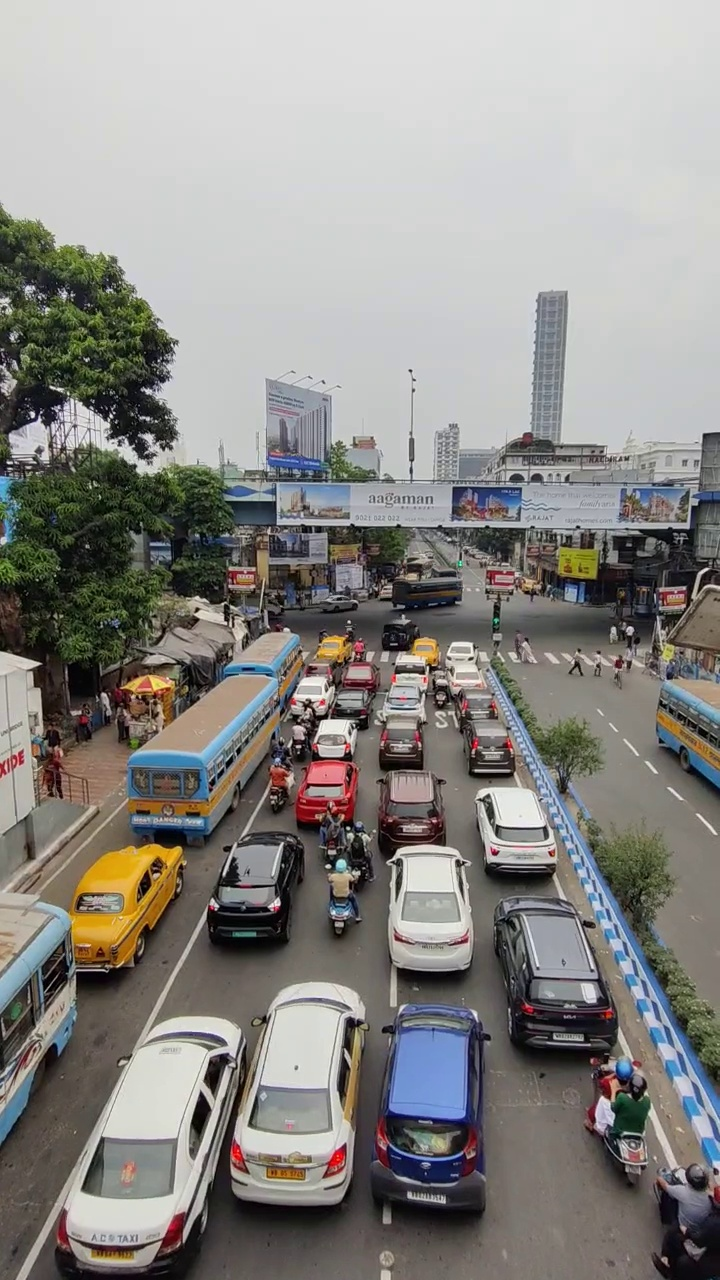
#> input picture datasets/helmet_dataset/images/train/traffic_frame_0015.jpg, 720 x 1280 px
$ python -i enhancement.py   (imports and definitions only)
#> lines starting #> are read from the running program, lines starting #| are printed output that depends on the picture
#> further down, picture is the input picture: shape (1280, 720, 3); mean B, G, R 133.4, 137, 139
"""
================================================================================
ROAD SENSE AI - ADAPTIVE NIGHT & LOW-LIGHT VISION ENHANCEMENT
MODULE: LOW-LIGHT CONTRAST ENHANCEMENT & GLARE MITIGATION
================================================================================

This module provides adaptive image preprocessing for CCTV footage captured
under low-light, nighttime, shadow, and heavy glare conditions.

MATHEMATICAL & COMPUTER VISION PRINCIPLES:
1. LIGHTING ASSESSMENT:
   - Evaluates mean luminance (L-channel in CIELAB) and RMS contrast.
   - Categorizes lighting: "DAYLIGHT", "LOW_LIGHT", "NIGHT", "HIGH_GLARE".

2. ADAPTIVE LAB-SPACE CLAHE:
   - Converts BGR -> CIELAB color space, isolating luminance L* from chromaticity (a*, b*).
   - Applies Contrast Limited Adaptive Histogram Equalization (CLAHE) to L* channel:
     * clipLimit = 2.5 (prevents noise amplification in dark regions).
     * tileGridSize = (8, 8) (local contextual contrast enhancement).
   - Reconstructs BGR with preserved color balance and boosted vehicle silhouette edge gradients.

3. NON-LINEAR GAMMA CORRECTION:
   - For severe nighttime scenes (L < 40): applies power-law lookup table transformation:
     I_out = 255 * (I_in / 255)^gamma, with gamma = 0.70.

4. ZERO DAYTIME DISTORTION:
   - Daytime frames (mean luminance >= 65) bypass enhancement with zero alteration.
================================================================================
"""

import cv2
import numpy as np
from typing import Dict, Tuple, Any, Optional


# Thresholds for lighting classification
LOW_LIGHT_THRESHOLD = 65.0    # Mean L* channel below this triggers enhancement
NIGHT_THRESHOLD = 40.0        # Deep night condition triggers CLAHE + Gamma
GLARE_STD_THRESHOLD = 75.0    # High variance indicative of extreme point-source headlamp glare


# [41 lines left out: function analyze_lighting_conditions, not called in this run]


def enhance_low_light_clahe(
    frame: np.ndarray,
    clip_limit: float = 2.5,
    tile_grid_size: Tuple[int, int] = (8, 8)
) -> np.ndarray:
    """
    Applies CLAHE on the luminance channel in CIELAB space.
    Enhances dark vehicle silhouettes without shifting colors.
    """
#> called with clip_limit = 2.5, tile_grid_size = (8, 8)
    lab = cv2.cvtColor(frame, cv2.COLOR_BGR2LAB)
#> lab: shape (1280, 720, 3); mean of channels 0, 1, 2 143, 128.5, 130.4
    l_channel, a_channel, b_channel = cv2.split(lab)
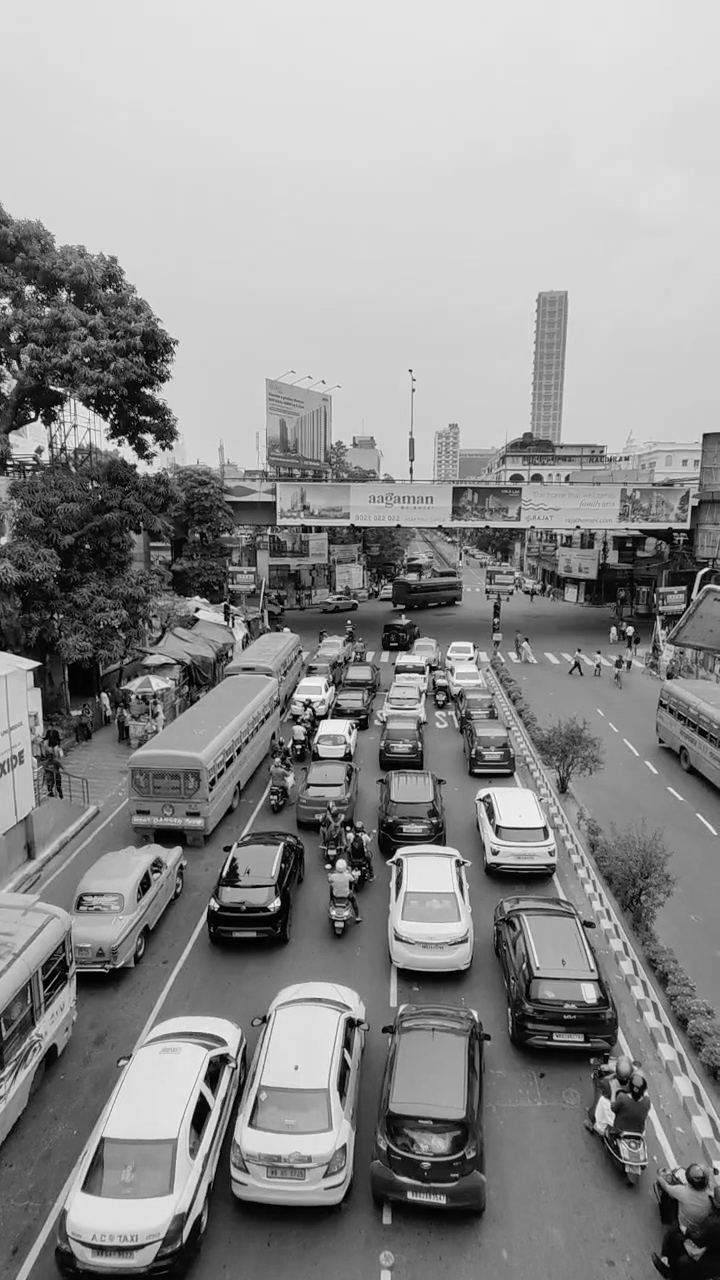
#> l_channel: shape (1280, 720); min 0, max 255, mean 143
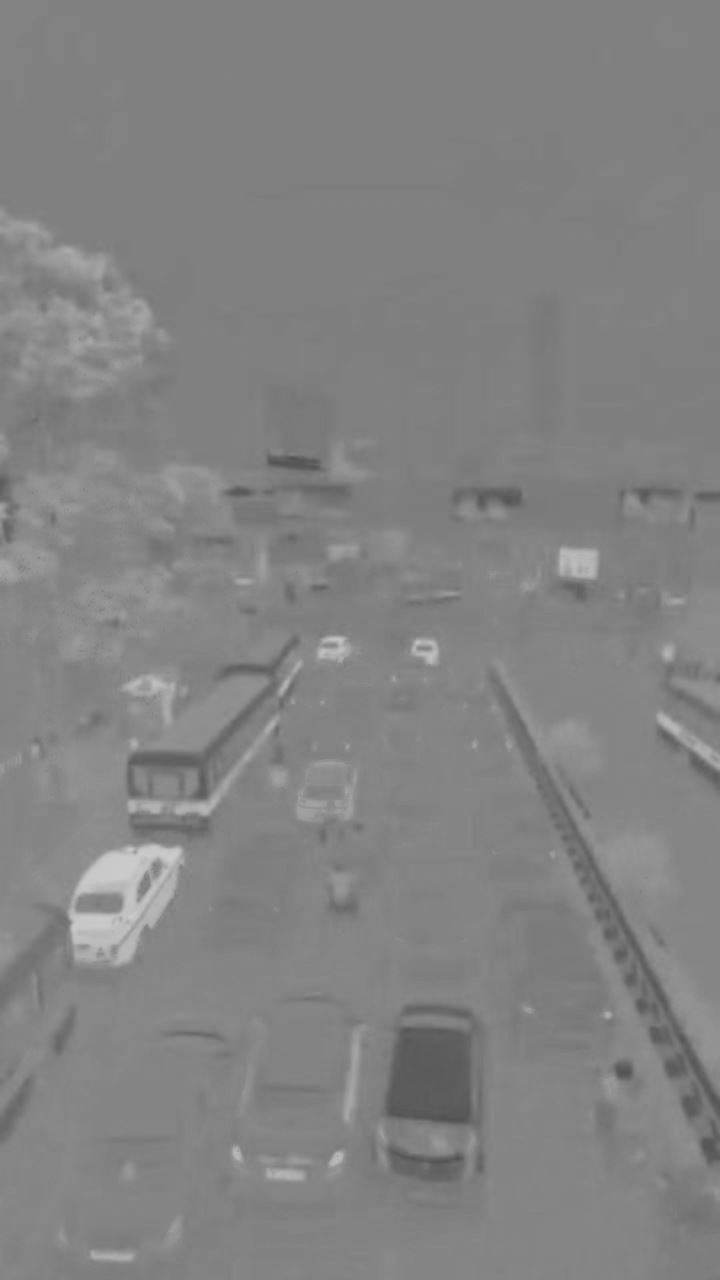
#> b_channel: shape (1280, 720); min 81, max 204, mean 130.4

    clahe = cv2.createCLAHE(clipLimit=clip_limit, tileGridSize=tile_grid_size)
    l_enhanced = clahe.apply(l_channel)
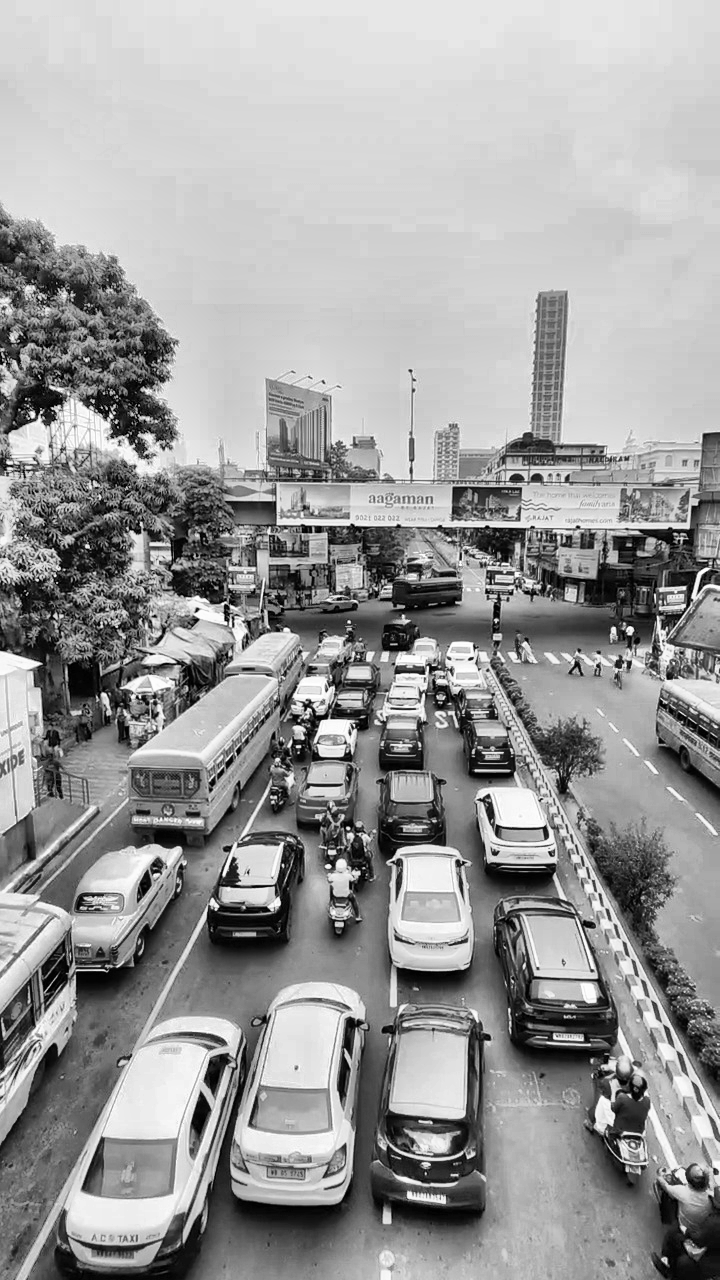
#> l_enhanced: shape (1280, 720); min 0, max 255, mean 155.3

    enhanced_lab = cv2.merge([l_enhanced, a_channel, b_channel])
#> enhanced_lab: shape (1280, 720, 3); mean of channels 0, 1, 2 155.3, 128.5, 130.4
    return cv2.cvtColor(enhanced_lab, cv2.COLOR_LAB2BGR)
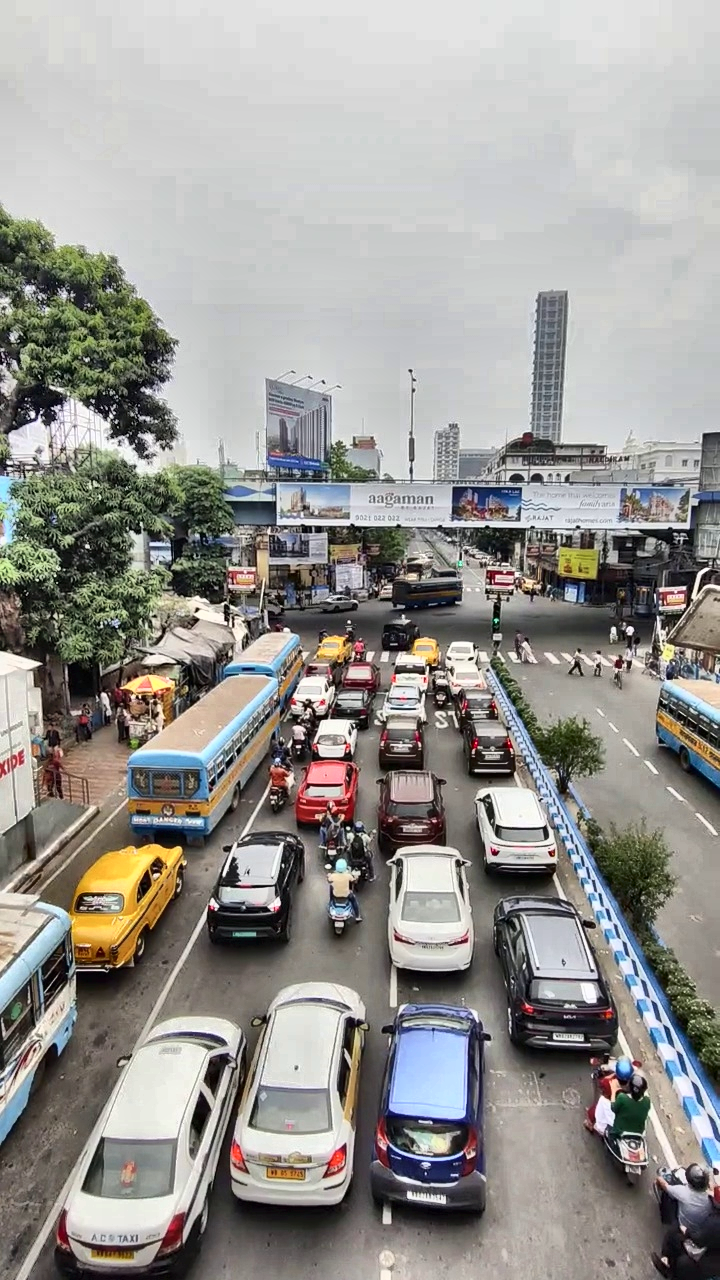
#> returned value: shape (1280, 720, 3); mean B, G, R 145.8, 149.7, 151.6


# [39 lines left out: functions apply_gamma_correction, adaptive_preprocess_frame, not called in this run]

>>> import cv2
>>> picture = cv2.imread('../datasets/helmet_dataset/images/train/traffic_frame_0015.jpg')
>>> result = enhance_low_light_clahe(picture)
